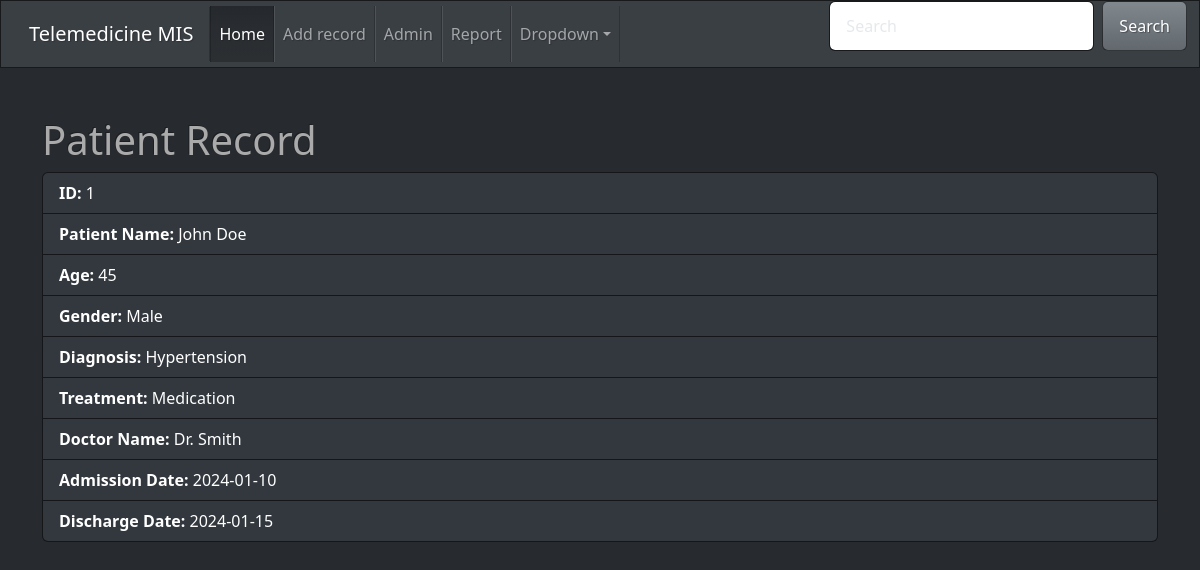
Page /view.php?id=1 on the committed database.
### tables this page shows
CREATE TABLE patient_records (
    id INT AUTO_INCREMENT PRIMARY KEY,
    patient_name VARCHAR(100) NOT NULL,
    age INT NOT NULL,
    gender VARCHAR(10) NOT NULL,
    diagnosis VARCHAR(255) NOT NULL,
    treatment VARCHAR(255) NOT NULL,
    doctor_name VARCHAR(100) NOT NULL,
    admission_date DATE NOT NULL,
    discharge_date DATE
);

### view.php (the view, shortened to what this page needs)
<?php include("css.php") ?>
<?php include("nav.php") ?>
<?php include("connection.php") ?>
<?php
$conn = new mysqli($servername, $username, $password, $dbname);
$id = intval($_GET['id']);
$sql = "SELECT * FROM patient_records WHERE id = $id";
$result = $conn->query($sql);
if ($result->num_rows > 0) {
    $row = $result->fetch_assoc();
    $html = <<<HTML
    <div class="container mt-5">
        <h1>Patient Record</h1>
        <ul class="list-group">
            <li class="list-group-item"><strong>ID:</strong> {$row["id"]}</li>
            <li class="list-group-item"><strong>Patient Name:</strong> {$row["patient_name"]}</li>
            <li class="list-group-item"><strong>Age:</strong> {$row["age"]}</li>
            <li class="list-group-item"><strong>Gender:</strong> {$row["gender"]}</li>
            <li class="list-group-item"><strong>Diagnosis:</strong> {$row["diagnosis"]}</li>
            <li class="list-group-item"><strong>Treatment:</strong> {$row["treatment"]}</li>
            <li class="list-group-item"><strong>Doctor Name:</strong> {$row["doctor_name"]}</li>
            <li class="list-group-item"><strong>Admission Date:</strong> {$row["admission_date"]}</li>
            <li class="list-group-item"><strong>Discharge Date:</strong> {$row["discharge_date"]}</li>
        </ul>
    </div>
HTML;
    echo $html;
} else {
    echo "No record found";
}
?>

### rows in the picture
patient_records: id "1", patient_name "John Doe", age "45", gender "Male", diagnosis "Hypertension", treatment "Medication", doctor_name "Dr. Smith", admission_date "2024-01-10", discharge_date "2024-01-15"
